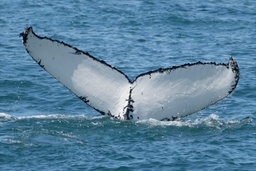
#> input picture hw4/whale_tail/test_image_02.jpg, 256 x 171 px, shrunk from 1050 x 700 before the run
$ jupyter execute homework_4_gg.ipynb   (shell and % lines are left out)
#> lines starting #> are read from the running program, lines starting #| are printed output that depends on the picture; after the words box and inside, x2 and y2 are one past the last pixel; in counts of white or black regions, pixels touching at a corner belong together
# Homework 4

[cell 1]
import numpy as np
import cv2
import matplotlib.pyplot as plt

plt.style.use('seaborn')

# Задача №1 - Хвост кита

Не так давно на kaggle было соревнование по классификации горбатых китов по снимках их хвостов. Одним из приемов для улучшения работы нейронной сети было выделение маски хвоста. Затем по этой маске вырезался хвост на исходном изображенииа, нормировался, отображался на черный фон и подавался нейронной сети на вход.

Ваша задача - написать программу, которая совершут предобработку картинки, писанную выше. Т.е. найти маску хвоста, по маске вырезать из исходного изображения хвост, нормировать изображение хвоста так, чтобы оно всегда имело один заданный размер равномерно занимало место, то есть если хвост был повернут, его нужно выпрямить.

Изображения хвостов находятся в приложении к этому занятию.

<table><tr>
    <td>  </td>
    <td>  </td>
    <td>  </td>
</tr></table>

[cell 2]
def zero_pad(image, pad_height, pad_width):
    """ Zero-pad an image.

    Ex: a 1x1 image [[1]] with pad_height = 1, pad_width = 2 becomes:

        [[0, 0, 0, 0, 0],
         [0, 0, 1, 0, 0],
         [0, 0, 0, 0, 0]]         of shape (3, 5)

    Args:
        image: numpy array of shape (H, W).
        pad_width: width of the zero padding (left and right padding).
        pad_height: height of the zero padding (bottom and top padding).

    Returns:
        out: numpy array of shape (H+2*pad_height, W+2*pad_width).
    """

    out = image.copy()

    z = np.zeros([pad_height, out.shape[1]])
    out = np.r_[z.copy(), out, z.copy()]

    z = np.zeros([out.shape[0], pad_width])
    out = np.c_[z.copy(), out, z.copy()]
    return out

[cell 3]
def conv_faster(image, kernel):
    """
    :param image: изображение
    :param kernel: ядро
    :return: свертка
    """

    Hi, Wi = image.shape
    Hk, Wk = kernel.shape

    im = zero_pad(image, Hk // 2, Wk//2)

    Hi, Wi = im.shape
    kern = np.r_[kernel, np.zeros([Hi-Hk, Wk])]
    kern = np.c_[kern, np.zeros([kern.shape[0] ,Wi-Wk])]

    fim = np.fft.fft2(im)
    fim = np.fft.fftshift(fim)
    fkern = np.fft.fft2(kern)
    fkern = np.fft.fftshift(fkern)

    fout = fim*fkern

    out = np.fft.ifftshift(fout)
    out = np.fft.ifft2(out)
    out = np.real(out)

    out = np.delete(out, range(Wk-kernel.shape[1]%2), 1)
    out = np.delete(out, range(Hk-kernel.shape[0]%2), 0)

    return out.astype(np.int64)

[cell 4]
# вспомогательная функция
def plot_one_image(src_image, is_gray=False):
    """
    Отрисовать с помощью plt исходное изображение.

    :param src_image: np.ndarray: исходное изображение
    :param is_gray: bool: флаг для отображения ЧБ изображений
    :return: None
    """
    fig, m_axs = plt.subplots(1, 1, figsize=(6.4*2, 4.8*2), constrained_layout=True)
    ax1 = m_axs

    cmap = 'gray' if is_gray else None
    ax1.set_title('Исходное изображение')
    ax1.imshow(src_image, cmap=cmap)
    ax1.set_xticks([]), ax1.set_yticks([])
    plt.show()

[cell 5]
def plot_transform_result(src_image, transform_image, is_gray=False):
    """
    Отрисовать с помощью plt исходное изображение и его преобразование.

    :param src_image: np.ndarray: исходное изображение
    :param transform_image: np.ndarray: преобразованное изображение
    :param is_gray: bool: флаг для отображения ЧБ изображений
    :return: None
    """
    fig, m_axs = plt.subplots(1, 2, figsize=(6.4*2, 4.8*2), constrained_layout=True)
    ax1, ax2 = m_axs

    cmap = 'gray' if is_gray else None
    ax1.set_title('Исходное изображение')
    ax1.imshow(src_image, cmap=cmap)
    ax1.set_xticks([]), ax1.set_yticks([])
    ax2.set_title('Результат преобразования')
    ax2.imshow(transform_image, cmap=cmap)
    ax2.set_xticks([]), ax2.set_yticks([])
    plt.show()

[cell 6]
# [11 lines left out: function auto_canny, not called in this run]

[cell 7]
# [13 lines left out: function cleaning, not called in this run]

[cell 8]
def del_contour(image, y0, x0):
    H, W = image.shape
    res = image.copy()
    cont = [[y0,x0]]

    add = 1
    while True:
        flag = False

        y1_up = y0-add if y0-add>0 else 0
        y1_down = y0+add if y0+add<H else H-1
        x1_left = x0-add if x0-add>0 else 0
        x1_right = x0+add if x0+add<W else W-1
#         print(y1_up, y1_down)

        #левая и правая сторона
        if x1_left != 0:
            for y1 in range(y1_up, y1_down+1):
                if image[y1][x1_left] and ([y1, x1_left+1] in cont or [y1-1, x1_left] in cont):
                    cont.append([y1, x1_left])
                    flag = True

        if x1_right != W-1:
            for y1 in range(y1_up, y1_down+1):
                if image[y1][x1_right] and ([y1, x1_right-1] in cont or [y1-1, x1_right] in cont):
                    cont.append([y1, x1_right])
                    flag = True

        if y1_up != 0:
            for x1 in range(x1_left, x1_right+1):
                if image[y1_up][x1] and ([y1_up+1, x1] in cont or [y1_up, x1-1] in cont):
                    cont.append([y1_up, x1])
                    flag = True

        if y1_down != H-1:
            for x1 in range(x1_left, x1_right+1):
                if image[y1_down][x1] and ([y1_down-1, x1] in cont or [y1_down, x1-1] in cont):
                    cont.append([y1_down, x1])
                    flag = True

        if image[y1_up][x1_left] and ([y1_up+1, x1_left] in cont or [y1_up, x1_left+1] in cont):
            cont.append([y1_up, x1_left])

        if image[y1_down][x1_left] and ([y1_down-1, x1_left] in cont or [y1_down, x1_left+1] in cont):
            cont.append([y1_down, x1_left])

        if image[y1_up][x1_right] and ([y1_up+1, x1_right] in cont or [y1_up, x1_right-1] in cont):
            cont.append([y1_up, x1_right])

        if image[y1_down][x1_right] and ([y1_down-1, x1_right] in cont or [y1_down, x1_right-1] in cont):
            cont.append([y1_down, x1_right])


        if not flag:
            break
        add += 1
        if add >= 20:
            break

    if add < 20:
        for y1,x1 in cont:
            res[y1][x1] = 0
    return res

[cell 9]
def del_contours(image):
    H, W = image.shape
    im = image.copy()
    for y in range(H):
        for x in range(W):
            if im[y][x]:
                im = del_contour(im, y, x)
    return im

[cell 10]
def contours(image, scale=0.55, ksize=5, kersize=5):
    gray_img = cv2.cvtColor(image, cv2.COLOR_BGR2GRAY)
#     gray_img //= np.array([1,255,255], dtype=np.uint8)

    ## выделяем границы
    gray_img = cv2.GaussianBlur(gray_img, ksize=(11, 11), sigmaX=1, sigmaY=1)

    laplac = cv2.Laplacian(gray_img, cv2.THRESH_BINARY, scale=scale, ksize=ksize)
#     laplac = auto_canny(gray_img, sigma=0.33)
    laplac = np.uint8((laplac > (255//2))*255)

    kernel = np.ones([3,3])
    laplac = conv_faster(laplac, kernel)
    laplac = np.uint8((laplac > 2*255)*255)

    old_laplac = laplac.copy()
    laplac = del_contours(laplac)
    plot_transform_result(gray_img, laplac, is_gray=True)
    plot_transform_result(old_laplac, laplac, is_gray=True)
    plot_one_image(old_laplac, is_gray=True)

[cell 11]
image = cv2.imread('whale_tail/test_image_02.jpg')
#> image is the input picture: shape (171, 256, 3); mean B, G, R 158.4, 131, 90.3
h, w, _ = image.shape
#> h = 171; w = 256
image = cv2.resize(image.copy(), (w // 2, h // 2))
#> image: shape (85, 128, 3)
image = cv2.cvtColor(image.copy(), cv2.COLOR_BGR2RGB)
print(h, w)
#| 171 256
# grayscale
gray = cv2.cvtColor(image.copy(), cv2.COLOR_RGB2GRAY)
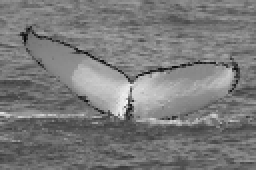
#> gray: shape (85, 128) (shown 2 times larger); min 7, max 249, mean 121.8

[cell 12]
plt.figure(figsize=(10,10))
plt.imshow(gray)
plt.title('Исходное изображение'), plt.axis('off')

[cell 13]
contours(image, 0.9, 5, 7)
#> in contours, `gray_img = cv2.GaussianBlur(gray_img, ksize=(11, 11), sigmaX=1, sigmaY..`:
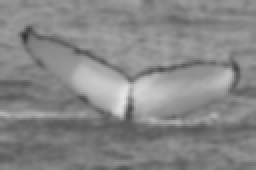
#> gray_img: shape (85, 128) (shown 2 times larger); min 50, max 228, mean 134.4
#> in contours, `laplac = np.uint8((laplac > (255//2))*255)`:
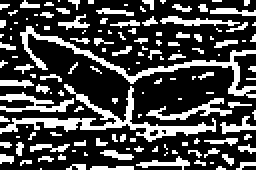
#> laplac: shape (85, 128) (shown 2 times larger); 28.1% white in thin lines or dots
#> in zero_pad, `out = np.r_[z.copy(), out, z.copy()]`: out: shape (87, 128) float64; 27.5% white in thin lines or dots
#> in zero_pad, `out = np.c_[z.copy(), out, z.copy()]`: out: shape (87, 130) float64; 27.1% white in thin lines or dots
#> in conv_faster, `fkern = np.fft.fft2(kern)`: kern: shape (87, 130) float64; values 0 (black) and 1 (white), 0.08% white; 1 white region (1 under 20 px)
#> in conv_faster, `out = np.real(out)`:
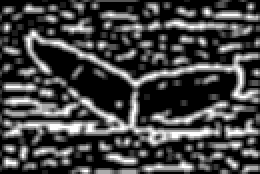
#> out: shape (87, 130) float64 (shown 2 times larger); min -6.69e-13, max 2295, mean 620.9; drawn with min black and max white
#> in conv_faster, `out = np.delete(out, range(Wk-kernel.shape[1]%2), 1)`:
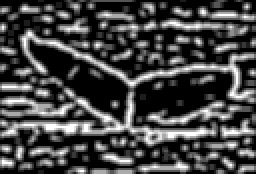
#> out: shape (87, 128) float64 (shown 2 times larger); min -6.69e-13, max 2295, mean 626.2; drawn with min black and max white
#> in conv_faster, `out = np.delete(out, range(Hk-kernel.shape[0]%2), 0)`:
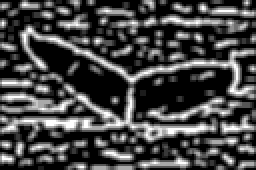
#> out: shape (85, 128) float64 (shown 2 times larger); min -6.69e-13, max 2295, mean 636.2; drawn with min black and max white
#> in contours, `laplac = np.uint8((laplac > 2*255)*255)`:
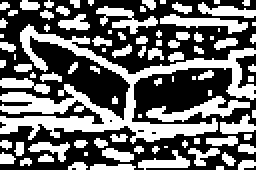
#> laplac: shape (85, 128) (shown 2 times larger); 42.9% white; 89 white regions (48 under 20 px), largest, box (x1, y1, x2, y2) and area: (0, 12, 128, 72) 1946, (73, 48, 125, 61) 264, (80, 7, 124, 17) 189
#> the loop in del_contours, `for y in range(H):` made 85 passes
#> pass 1, in del_contour (call 2), `res = image.copy()`:
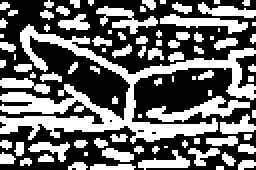
#> res: shape (85, 128) (shown 2 times larger); 42.5% white; 88 white regions (48 under 20 px), largest, box (x1, y1, x2, y2) and area: (0, 12, 128, 72) 1946, (73, 48, 125, 61) 264, (80, 7, 124, 17) 189
#> pass 1, in del_contour (call 4), `res = image.copy()`:
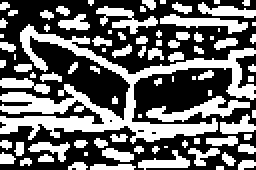
#> res: shape (85, 128) (shown 2 times larger); 42.3% white; 86 white regions (46 under 20 px), largest, box (x1, y1, x2, y2) and area: (0, 12, 128, 72) 1946, (73, 48, 125, 61) 264, (80, 7, 124, 17) 189
#> after the loop in del_contours, `for y in range(H):`:
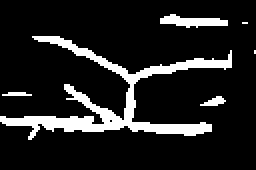
#> im: shape (85, 128) (shown 2 times larger); 12.9% white; 6 white regions (2 under 20 px), largest, box (x1, y1, x2, y2) and area: (0, 18, 116, 70) 1203, (80, 7, 114, 14) 138, (100, 48, 113, 53) 37, (1, 46, 16, 48) 24

$ run again, with hw4/whale_tail/test_image_01.jpg copied over hw4/whale_tail/test_image_02.jpg
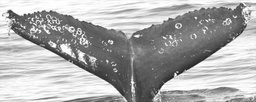
#> input picture hw4/whale_tail/test_image_01.jpg, 256 x 102 px, shrunk from 1050 x 417 before the run
#> image is the input picture: shape (102, 256, 3); min 32, max 255, mean 171.7
#> image: shape (51, 128, 3)
#| 102 256
#> after the loop in del_contours, `for y in range(H):`:
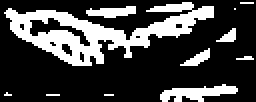
#> im: shape (51, 128) (shown 2 times larger); 25.7% white; 11 white regions (6 under 20 px), largest, box (x1, y1, x2, y2) and area: (2, 1, 107, 33) 1251, (80, 42, 119, 51) 193, (43, 3, 68, 9) 100, (90, 24, 105, 33) 59, (108, 14, 118, 21) 39
